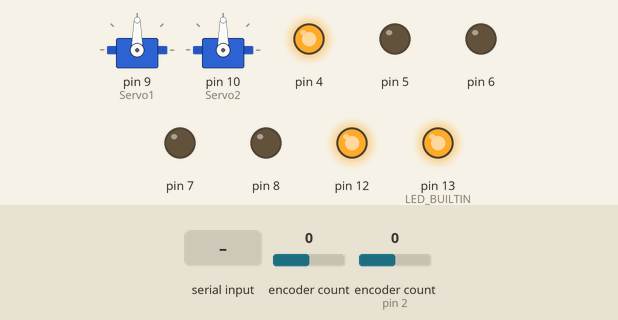
Recording of a sketch running on a simulated Arduino Uno, built with avr-gcc and run on an emulated ATmega328P. Shown: 2 × servo, output pins drawn as LEDs (lit = HIGH). Inputs (shaded band) come from the test bench; at power-on: encoder count 0, encoder count (sensor on pin 2) 0.

Above: at 1.2 s.
1.3 s: encoder count (sensor 0) set to 1
At 2.5 s:
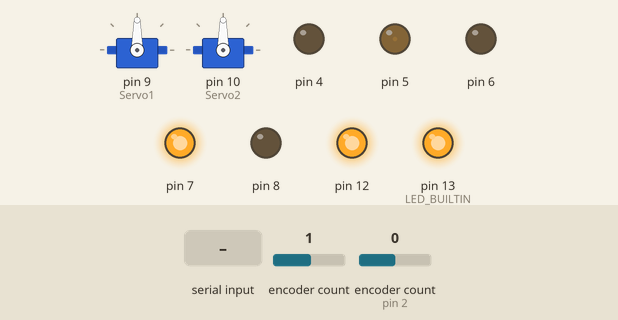
2.8 s: encoder count (sensor on pin 2) set to 1
At 3.8 s:
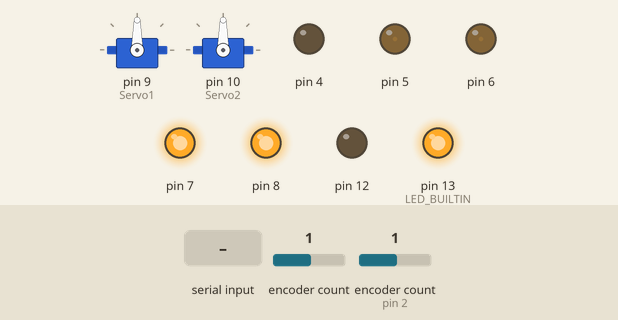
4.3 s: "30,150\n" received over Serial
At 5.4 s:
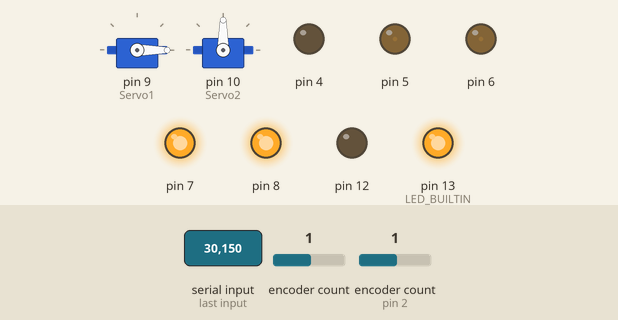
5.8 s: encoder count (sensor on pin 2) set to 2
At 7.0 s:
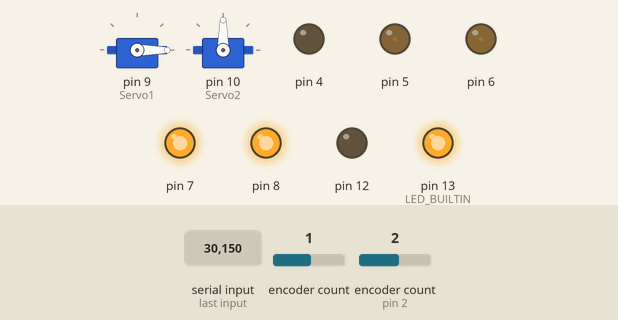
7.3 s: encoder count (sensor 0) set to 2
At 8.4 s:
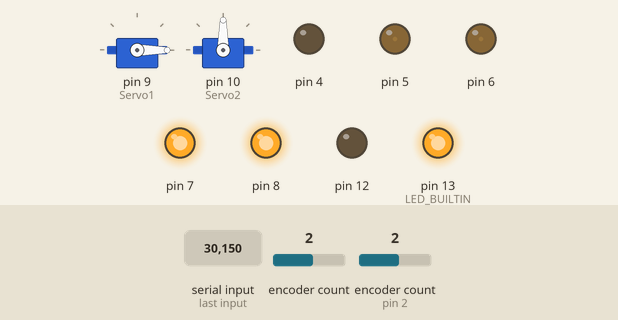
8.8 s: encoder count (sensor 0) set to 6
At 9.4 s:
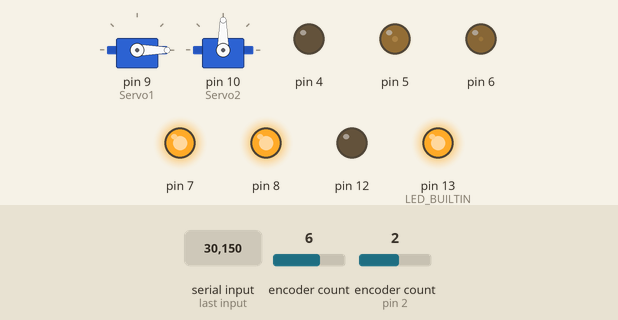
Timing chart, 0 to 11.3 s (numbered marks = the images above; inputs shaded):
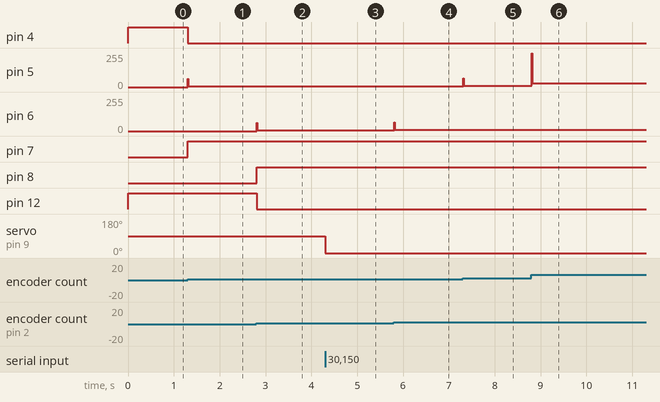

The sketch:

firmware.ino
```cpp
#include <Servo.h>
#include <Encoder.h>
#include <PID_v1.h>

class PIDController {
  private:
    const int loopTime;
    const double CPSMax;
    const float Kp;
    const float Ki;
    const float Kd;
    double Setpoint;
    double Input;
    double Output;
    PID pid;

    double CPS;

    double mapDouble(double x, double in_min, double in_max, double out_min, double out_max) {
      return (x - in_min) * (out_max - out_min) / (in_max - in_min) + out_min;
    }

  public:
    PIDController(float _Kp, float _Ki, float _Kd, int _loopTime, double _CPSMax = 3.6)
      : Kp(_Kp), Ki(_Ki), Kd(_Kd), loopTime(_loopTime), CPSMax(_CPSMax), pid(&Input, &Output, &Setpoint, Kp, Ki, Kd, DIRECT)
    {
      Setpoint = 0;
      Input = 0;
      Output = 0;
      CPS = 0;

      pid.SetOutputLimits(-255, 255);
      pid.SetMode(AUTOMATIC);
      pid.SetSampleTime(loopTime);
    }

    void setSpeed(double _speed) {
      //take in -100% to 100%
      if (_speed > 100) _speed = 100;
      else if (_speed < -100) _speed = -100;

      Setpoint = mapDouble(_speed, -100, 100, -255, 255);
    }

    void updateCPS(double _CPS) {
      CPS = _CPS;
    }

    void update() {
      Input = mapDouble(CPS, CPSMax*-1, CPSMax, -255, 255);
      pid.Compute();
    }

    double getOutput() {
      return Output;
    }

    double getSetpoint() {
      return Setpoint;
    }

    double getInput() {
      return Input;
    }

    double getCPS() {
      return CPS;
    }

};

class L298N {
  private:
    const int dir1Pin;
    const int dir2Pin;
    const int pwmPin;
    const bool flipOutput;

  public:
    L298N(int _dir1Pin, int _dir2Pin, int _pwmPin, bool _flipOutput = false)
      : dir1Pin(_dir1Pin), dir2Pin(_dir2Pin), pwmPin(_pwmPin), flipOutput(_flipOutput) {
        pinMode(dir1Pin, OUTPUT);
        pinMode(dir2Pin, OUTPUT);
        pinMode(pwmPin, OUTPUT);

        digitalWrite(dir1Pin, LOW);
        digitalWrite(dir2Pin, LOW);
        analogWrite(pwmPin, 0);
      }

      void setPWM(int _pwm) {
        analogWrite(pwmPin, _pwm);
      }

      void setDirection(bool _direction) {
        if (flipOutput)
        {
          if (_direction)
          {
            digitalWrite(dir1Pin, HIGH);
            digitalWrite(dir2Pin, LOW);
          }
          else
          {
            digitalWrite(dir1Pin, LOW);
            digitalWrite(dir2Pin, HIGH);
          }
        }
        else
        {
          if (_direction)
          {
            digitalWrite(dir1Pin, LOW);
            digitalWrite(dir2Pin, HIGH);
          }
          else
          {
            digitalWrite(dir1Pin, HIGH);
            digitalWrite(dir2Pin, LOW);
          }
        }
      }

      void drive(int _pwm) {
        if (_pwm < -255) _pwm = -255;
        else if (_pwm > 255) _pwm = 255;

        if (_pwm < 0) {
          setPWM(abs(_pwm));
          setDirection(false);
        } else {
          setPWM(_pwm);
          setDirection(true);
        }
      }
};

const int loopTime = 10;
unsigned long startTime = 0;

L298N Motor1(4, 7, 5, true);
Encoder Motor1Encoder(0, 1);
PIDController Motor1PID(2, 18, 0, loopTime);

L298N Motor2(8, 12, 6);
Encoder Motor2Encoder(2, 3);
PIDController Motor2PID(2, 18, 0, loopTime);

Servo Servo1;
Servo Servo2;

const int cmdLength = 5;
char input[cmdLength] = {0};
int index = 0;

void parseSerialCMD() {
  if (Serial.available() > 0) {
    input[index] = Serial.read();
    index++;

    if (index == cmdLength) {

      switch (input[0]) {
        case '1':
          //motor1 control
          if (input[1] == '+') {
            int speed = 0;
            speed += ((int)input[2]-48)*100;
            speed += ((int)input[3]-48)*10;
            speed += ((int)input[4]-48)*1;
            Motor1PID.setSpeed(speed);
          } else if (input[1] == '-') {
            int speed = 0;
            speed -= ((int)input[2]-48)*100;
            speed -= ((int)input[3]-48)*10;
            speed -= ((int)input[4]-48)*1;
            Motor1PID.setSpeed(speed);
          }
          break;
        case '2':
          //motor2 control
          if (input[1] == '+') {
            int speed = 0;
            speed += ((int)input[2]-48)*100;
            speed += ((int)input[3]-48)*10;
            speed += ((int)input[4]-48)*1;
            Motor2PID.setSpeed(speed);
          } else if (input[1] == '-') {
            int speed = 0;
            speed -= ((int)input[2]-48)*100;
            speed -= ((int)input[3]-48)*10;
            speed -= ((int)input[4]-48)*1;
            Motor2PID.setSpeed(speed);
          }
          break;
        case '3':
          //servo1 control
          {
            int pos = 0;
            pos += ((int)input[1]-48)*100;
            pos += ((int)input[2]-48)*10;
            pos += ((int)input[3]-48)*1;
            Servo1.write(pos);
          }
          break;
        case '4':
          //servo2 control
          {
            int pos = 0;
            pos += ((int)input[1]-48)*100;
            pos += ((int)input[2]-48)*10;
            pos += ((int)input[3]-48)*1;
            Servo2.write(pos);
          }
          break;
      }


      Serial.flush();
      index = 0;
    }
  }
}

void setup() {
  Servo1.attach(9);
  Servo2.attach(10);

  Serial.begin(115200);
  while (!Serial) {;}

  pinMode(LED_BUILTIN, OUTPUT);
  digitalWrite(LED_BUILTIN, HIGH);

  startTime = millis();
}

void loop() {
  parseSerialCMD();

  unsigned long timeDelta = millis() - startTime;
  if (timeDelta >= loopTime) {
    Motor1PID.updateCPS((double)((double)Motor1Encoder.read()/(double)timeDelta));
    Motor2PID.updateCPS((double)((double)Motor2Encoder.read()/(double)timeDelta));

    Motor1Encoder.write(0);
    Motor2Encoder.write(0);
    startTime = millis();
  }

  Motor1PID.update();
  Motor2PID.update();
  Motor1.drive(Motor1PID.getOutput());
  Motor2.drive(Motor2PID.getOutput());

  //for Serial plotter and PID tuning
  //Serial.println(timeDelta);
  /*
  Serial.print(-300); Serial.print(" ");
  Serial.print(300); Serial.print(" ");
  Serial.print(Motor1PID.getInput(), 5); Serial.print(" ");
  Serial.print(Motor1PID.getSetpoint(), 5); Serial.print(" ");
  Serial.print(Motor2PID.getInput(), 5); Serial.print(" ");
  Serial.println(Motor2PID.getSetpoint(), 5);
  */

}
```

Measured:
- after the input at 1.3 s, pin 4: HIGH → LOW at once; pin 5: 0/255 → 5/255 at once; pin 7: LOW → HIGH at once
- after the input at 2.8 s, pin 6: 0/255 → 5/255 at once; pin 8: LOW → HIGH at once; pin 12: HIGH → LOW at once
- after the input at 4.3 s, servo on pin 9 (Servo1): 90° → 0° at once
- after the input at 5.8 s, pin 6: 5/255 → 10/255 at once
- after the input at 7.3 s, pin 5: 5/255 → 10/255 at once
- after the input at 8.8 s, pin 5: 10/255 → 30/255 at once
